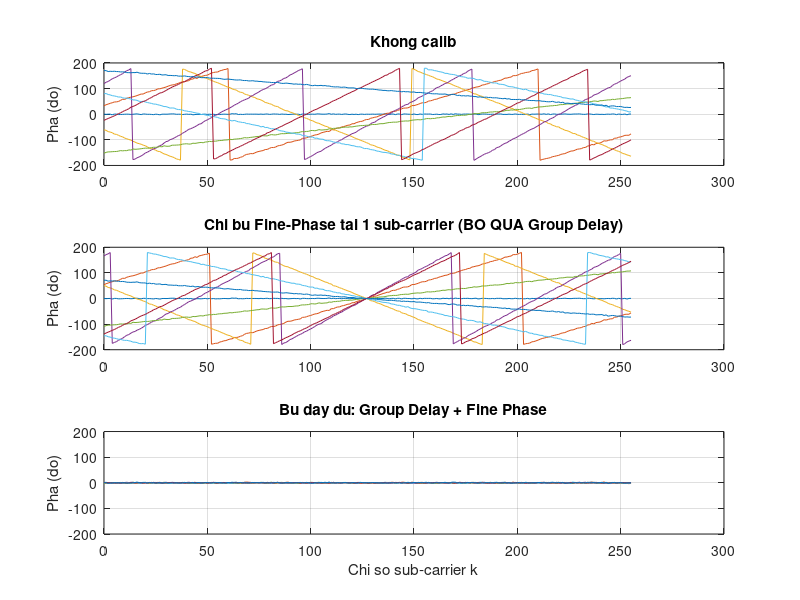
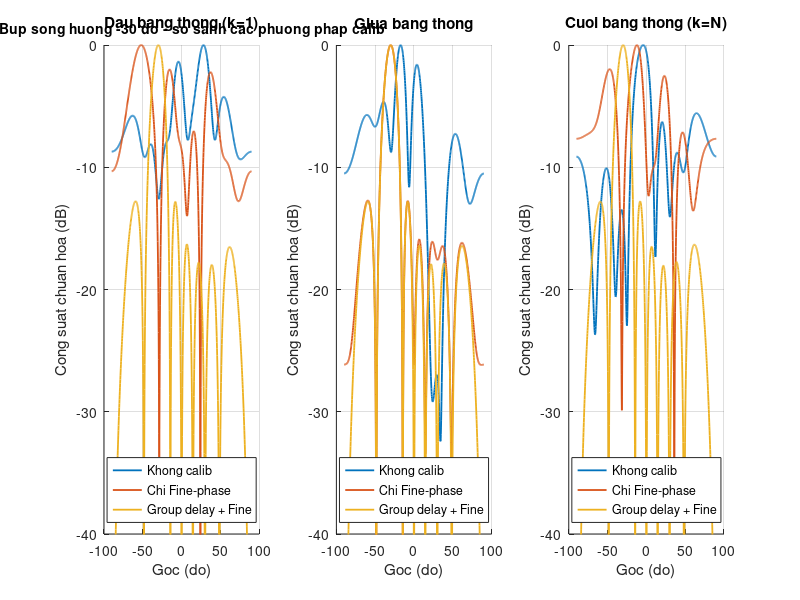
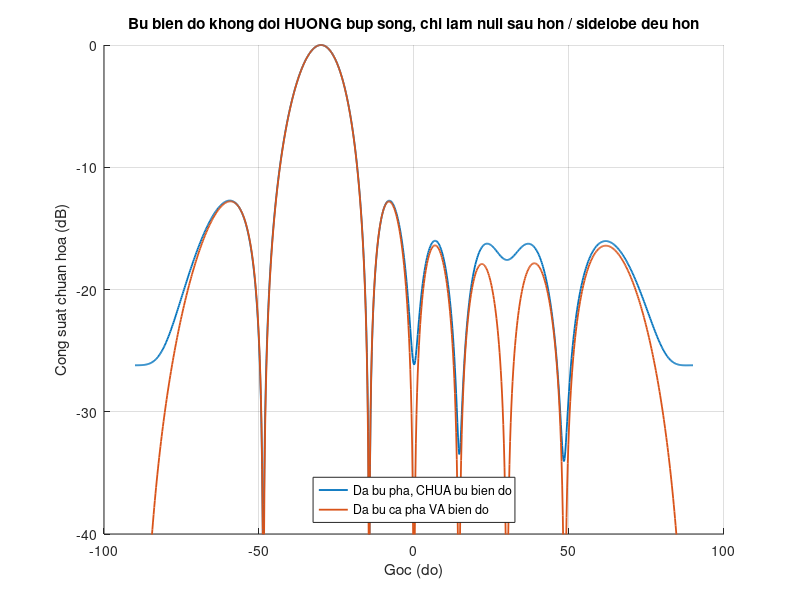

Write MATLAB code to recreate these figures, in order.
%% Calibration bu pha va bien do
% PHASE ( lech thoi gian tau)
% - Gom 2 thanh phan Group delay va Fine delay
% --Group delay: + Duoc tinh thong qua trung binh do lech pha cua cac dap ung kenh cua tung subcarrier
%                + Voi cung 1 do lech thoi gian tau, do lech pha tren tung song mang con ( Yk=Xk⋅e^(−j2πfkτ)) tuyen tinh theo k. Nghia la cac song mang con
%                  co tan so khac nhau nen do lech pha se ti le voi k (tan so cang cao thi lech pha cang lon)
%--Fine delay : + Day la do lech pha sau khi da bu tho (van con phan group delay chua bu chinh xac)
%               + Duoc tinh thong qua goc pha trung binh cua tin hieu phat sau khi da bu group delay. Cac tin hieu sau khi bu group delay da nam gan voi tin hieu ly
%                 tuong, viec tinh trung binh cong se lam do lech bu tru nhau, cang sat toi tin hieu ly tuong hon.

% AMPLITUDE : Duoc tinh thong qua trung binh do lech bien do cua cac dap ung kenh cua tung subcarrier
clear; clc; close all;
rng(7);   % seed co dinh de ket qua lap lai duoc

%% 1. THAM SO HE THONG (rut gon tu Bang 2 trong sang che & Section III paper)
N_ant    = 8;          % so luong kenh anten phat (RF chain), giong RRU 8T8R
N_sub    = 256;        % so sub-carrier dung cho calib (rut gon tu 3276 de demo nhanh)
M        = 256;        % kich thuoc IFFT/FFT
L        = 6;          % so lan lap phat-thu de trung binh giam nhieu (giong Bang 2)
SNR_dB   = 25;         % SNR tin hieu tham chieu tren duong phan hoi coupler
Ncell_ID = 5;          % ID de sinh chuoi ZC (demo, giong tham so trong sang che)

d_over_lambda    = 0.5;    % khoang cach anten = lambda/2
theta_target_deg = -30;    % goc bup song mong muon (giong Hinh 12 trong sang che)

%% 2. SINH CHUOI PILOT THAM CHIEU THEO ZADOFF-CHU (Buoc 1)
u = 25;                                  % root index cua chuoi ZC
n = (0:N_sub-1);
zc_base = exp(-1j*pi*u*n.*(n+1)/N_sub);  % chuoi ZC co ban (CAZAC)
X = exp(1j*Ncell_ID*n) .* zc_base;       % X_n^k: tin hieu tham chieu mien tan so
X = X ./ abs(X);                         % chuan hoa bien do = 1

%% 3. MO HINH LOI PHAN CUNG "THAT" CUA TUNG CHUOI RF (ground truth, an voi
%     thuat toan uoc luong - chi dung de kiem chung ket qua)
true_tau_n  = [0, 1.7, -2.3, 3.1, 0.6, -1.2, 2.8, -0.4];        % mau (group delay)
true_phi0_n = [0, 35, -60, 120, -150, 80, -25, 170] * pi/180;    % rad (fine phase)
% LECH BIEN DO: do dung sai gain PA, suy hao cap/connector khac nhau giua
% cac chain - la mot hang so (khong phu thuoc k) rieng cho tung anten,
% tuong tu ban chat voi fine phase nhung tac dong len BIEN DO thay vi PHA
true_A_n    = [1.0, 0.82, 1.18, 0.90, 1.10, 0.78, 1.22, 0.95];  % (khong don vi, ty le so voi chain 1)

fprintf('--- GROUND TRUTH (loi phan cung that, chi de doi chieu) ---\n');
for a = 1:N_ant
    fprintf('  Chain %d: tau = %6.2f mau | phi0 = %7.2f do | A = %5.2f\n', ...
        a, true_tau_n(a), true_phi0_n(a)*180/pi, true_A_n(a));
end

%% 4. BUOC 1 (mo phong): PHAT-THU TIN HIEU THAM CHIEU QUA COUPLER, L LAN LAP
k_idx = (0:N_sub-1);              % chi so sub-carrier (0-based, giong cong thuc paper)
Ybar  = zeros(N_ant, N_sub);      % Y_n^k trung binh sau L lan (cong thuc (3))

for a = 1:N_ant
    acc = zeros(1, N_sub);
    % Dap ung kenh THAT gio gom ca 3 thanh phan: bien do A_n, fine phase
    % phi0_n (hang so), va group delay tau_n (tuyen tinh theo k)
    H_true = true_A_n(a) * exp(1j*true_phi0_n(a)) .* exp(1j*2*pi*k_idx*true_tau_n(a)/M);
    for it = 1:L
        noise = (randn(1,N_sub) + 1j*randn(1,N_sub))/sqrt(2) * 10^(-SNR_dB/20);
        Y = X .* H_true + noise;
        acc = acc + Y;
    end
    Ybar(a,:) = acc / L;
end

%% 5. BUOC 2: UOC LUONG H, TACH GROUP DELAY (THO) & FINE PHASE (TINH)
Hhat = Ybar ./ X;      % H_n^k = Ybar / X   (cong thuc (2))

delta_k  = 8;                      % khoang cach sub-carrier de uoc luong group delay
tau_hat  = zeros(1, N_ant);
phi0_hat = zeros(1, N_ant);
A_hat    = zeros(1, N_ant);        % <-- MOI: uoc luong bien do tung chain

for a = 1:N_ant
    h = Hhat(a,:);
    % --- (a) UOC LUONG GROUP DELAY (THO) - dung cong thuc (5) trong paper ---
    prod_term  = h(1:end-delta_k) .* conj(h(1+delta_k:end));
    phase_diff = angle(mean(prod_term));
    tau_hat(a) = -M/(2*pi*delta_k) * phase_diff;

    % --- (b) BU GROUP DELAY, UOC LUONG PHA DU (FINE) VA BIEN DO ---
    h_comp    = h .* exp(-1j*2*pi*k_idx*tau_hat(a)/M);
    % Sau khi bu group delay, h_comp[k] ~ A_n * e^{j*phi0_n} (hang so
    % voi moi k, chi con lech boi nhieu) -> trung binh phasor (coherent
    % averaging) cho ca goc (angle) LAN do lon (abs) cung mot cong thuc:
    phi0_hat(a) = angle(mean(h_comp));
    A_hat(a)    = abs(mean(h_comp));      % <-- MOI: uoc luong bien do
end

fprintf('\n--- KET QUA UOC LUONG (so sanh voi ground truth) ---\n');
for a = 1:N_ant
    fprintf('  Chain %d: tau_hat=%6.2f mau (loi %+.3f) | phi0_hat=%7.2f do (loi %+.2f do) | A_hat=%5.3f (loi %+.2f%%)\n', ...
        a, tau_hat(a), tau_hat(a)-true_tau_n(a), ...
        phi0_hat(a)*180/pi, (phi0_hat(a)-true_phi0_n(a))*180/pi, ...
        A_hat(a), 100*(A_hat(a)-true_A_n(a))/true_A_n(a));
end

%% 6. BUOC 3: TINH 3 BO TRONG SO CALIBRATION DE SO SANH
% (1) Khong calib
W_none = ones(N_ant, N_sub);

% (2) CHI bu Fine-phase tai 1 sub-carrier trung tam, BO QUA group delay
%     -> mo phong dung "buoc bi an" ma nguoi dung nghi tac gia co lam
k0          = round(N_sub/2);
phi_center  = angle(Hhat(:, k0));              % N_ant x 1
W_fineOnly  = repmat(exp(-1j*phi_center), 1, N_sub);

% (3a) Bu DAY DU nhung CHI PHA: group delay + fine phase (giong paper/patent
%      goc, CHUA bu bien do) - dung de so sanh rieng anh huong cua bien do
W_full_phaseOnly = exp(-1j*(2*pi*k_idx.*tau_hat.'/M + phi0_hat.'));

% (3b) Bu DAY DU CA PHA VA BIEN DO (nang cap so voi paper/patent goc):
%      nhan them he so 1/A_hat de "keo" moi chain ve cung mot bien do
%      chuan hoa - tan dung luon |Hhat| von da co san, khong can do them
W_full = (1 ./ A_hat.') .* W_full_phaseOnly;

%% 7. SAI PHA CON LAI THEO SUB-CARRIER SAU KHI AP DUNG TUNG W
resid_none     = angle(Hhat .* W_none)     * 180/pi;
resid_fineOnly = angle(Hhat .* W_fineOnly) * 180/pi;
resid_full     = angle(Hhat .* W_full)     * 180/pi;

figure('Name','Sai pha con lai theo sub-carrier');
subplot(3,1,1); plot(k_idx, resid_none.');     ylim([-200 200]); grid on;
title('Khong calib'); ylabel('Pha (do)');
subplot(3,1,2); plot(k_idx, resid_fineOnly.'); ylim([-200 200]); grid on;
title('Chi bu Fine-Phase tai 1 sub-carrier (BO QUA Group Delay)'); ylabel('Pha (do)');
subplot(3,1,3); plot(k_idx, resid_full.');     ylim([-200 200]); grid on;
title('Bu day du: Group Delay + Fine Phase'); ylabel('Pha (do)'); xlabel('Chi so sub-carrier k');

rms_none     = sqrt(mean(resid_none(:).^2));
rms_fineOnly = sqrt(mean(resid_fineOnly(:).^2));
rms_full     = sqrt(mean(resid_full(:).^2));
fprintf('\n--- RMS SAI PHA TREN TOAN BANG THONG ---\n');
fprintf('  Khong calib          : %.2f do\n', rms_none);
fprintf('  Chi Fine-phase       : %.2f do\n', rms_fineOnly);
fprintf('  Group delay + Fine   : %.2f do\n', rms_full);

%% 8. MO PHONG BUP SONG (ARRAY FACTOR) TAI 3 VI TRI SUB-CARRIER KHAC NHAU
theta_target  = theta_target_deg*pi/180;
n_ant_idx     = (0:N_ant-1).';
a_theta       = exp(-1j*2*pi*d_over_lambda*n_ant_idx*sin(theta_target));  % steering vector

theta_scan_deg = -90:0.2:90;
theta_scan     = theta_scan_deg*pi/180;

k_eval_list = [1, round(N_sub/2), N_sub];   % dau bang - giua bang - cuoi bang
titles = {'Dau bang thong (k=1)','Giua bang thong','Cuoi bang thong (k=N)'};

figure('Name','Bup song phat theo goc quet - so sanh 3 kich ban calib');
for ik = 1:numel(k_eval_list)
    k = k_eval_list(ik);
    subplot(1,3,ik); hold on;
    for caseIdx = 1:3
        switch caseIdx
            case 1, Wk = W_none(:,k);     lbl = 'Khong calib';
            case 2, Wk = W_fineOnly(:,k); lbl = 'Chi Fine-phase';
            case 3, Wk = W_full(:,k);     lbl = 'Group delay + Fine';
        end
        % Dap ung phan cung THAT tai sub-carrier k (dung de kiem chung)
        % - gio da gom ca true_A_n (bien do that) de bup song phan anh
        %   dung ca 3 loai loi phan cung: delay + fine phase + bien do
        H_true_k = true_A_n.' .* exp(1j*true_phi0_n.') .* exp(1j*2*pi*(k-1)*true_tau_n.'/M);
        g = H_true_k .* Wk .* a_theta;         % dap ung tong hop moi anten
        AFpat = zeros(size(theta_scan));
        for it = 1:numel(theta_scan)
            sv = exp(-1j*2*pi*d_over_lambda*n_ant_idx*sin(theta_scan(it)));
            AFpat(it) = abs(sum(g .* conj(sv)))^2;
        end
        AFpat_dB = 10*log10(AFpat/max(AFpat) + eps);
        plot(theta_scan_deg, AFpat_dB, 'DisplayName', lbl, 'LineWidth', 1.3);
    end
    ylim([-40 0]); grid on; xlabel('Goc (do)'); ylabel('Cong suat chuan hoa (dB)');
    title(titles{ik}); legend('Location','south');
end
main_title = sprintf('Bup song huong %.0f do - so sanh cac phuong phap calib', theta_target_deg);
if exist('sgtitle', 'builtin') || exist('sgtitle', 'file')
    sgtitle(main_title);   % MATLAB R2018b+
else
    annotation('textbox', [0 0.94 1 0.05], 'String', main_title, ...
        'EdgeColor', 'none', 'HorizontalAlignment', 'center', 'FontWeight', 'bold');
end

%% 9. RIENG BIET: ANH HUONG CUA VIEC BU/KHONG BU BIEN DO LEN NULL & SIDELOBE
% O day CO DINH pha da bu day du (group delay + fine phase, dung nhu nhau
% o ca 2 truong hop) - CHI thay doi co bu bien do hay khong - de tach
% rieng dung anh huong cua bien do, khong lan voi anh huong cua pha.
k_center = round(N_sub/2);
H_true_center = true_A_n.' .* exp(1j*true_phi0_n.') .* exp(1j*2*pi*(k_center-1)*true_tau_n.'/M);

figure('Name','Anh huong cua bu bien do len sidelobe/null (da bu pha day du)');
hold on;
g_noAmp   = H_true_center .* W_full_phaseOnly(:,k_center) .* a_theta;   % pha dung, bien do CHUA bu
g_withAmp = H_true_center .* W_full(:,k_center)           .* a_theta;   % pha + bien do deu da bu
labels9 = {'Da bu pha, CHUA bu bien do','Da bu ca pha VA bien do'};
gs = {g_noAmp, g_withAmp};
for c = 1:2
    AFpat = zeros(size(theta_scan));
    for it = 1:numel(theta_scan)
        sv = exp(-1j*2*pi*d_over_lambda*n_ant_idx*sin(theta_scan(it)));
        AFpat(it) = abs(sum(gs{c} .* conj(sv)))^2;
    end
    plot(theta_scan_deg, 10*log10(AFpat/max(AFpat)+eps), 'LineWidth', 1.3, 'DisplayName', labels9{c});
end
ylim([-40 0]); grid on; legend('Location','south');
xlabel('Goc (do)'); ylabel('Cong suat chuan hoa (dB)');
title('Bu bien do khong doi HUONG bup song, chi lam null sau hon / sidelobe deu hon');

fprintf('\n--- SO SANH RIENG ANH HUONG CUA BU BIEN DO (pha da bu day du ca 2 truong hop) ---\n');
fprintf('  (Xem figure 3: huong dinh bup song giu nguyen -%d do o ca 2, chi khac null/sidelobe)\n', abs(theta_target_deg));

fprintf('\nHoan tat demo. Xem 3 figure: (1) sai pha con lai theo sub-carrier, ');
fprintf('(2) bup song phat tai 3 vi tri trong bang thong (da gom ca loi bien do), ');
fprintf('(3) anh huong rieng cua viec bu bien do len null/sidelobe.\n');
